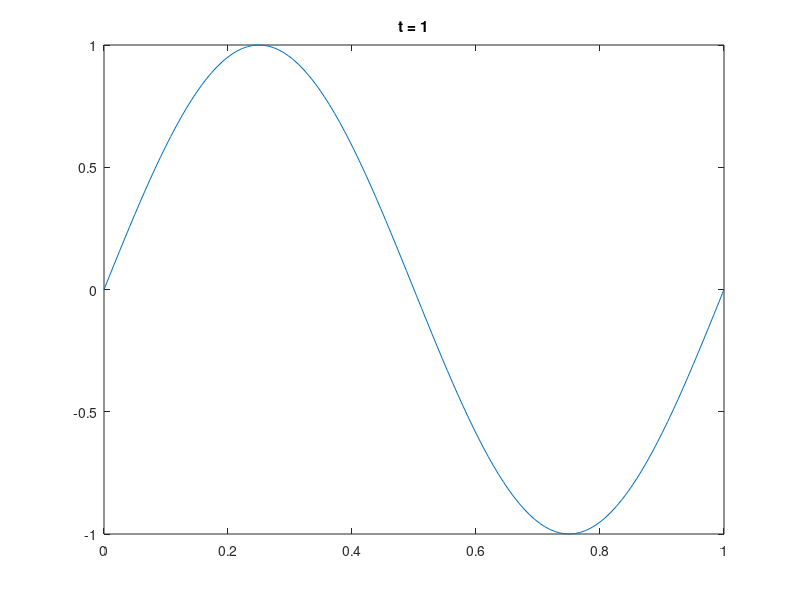

Write the MATLAB code that produced this figure.
%% Main parameters
C = 1;
L = 1;
T = 1;

Nx = 121;
nu = .01; % nu = C * tau / h

%% Secondary parameters
x = linspace(0, L, Nx + 1);
h = x(2) - x(1);

tau = nu * h / C;
Nt = ceil(T/tau) + 1;

u_0 = sin(x*2*pi/L);
u_tau = u_0;
% figure(1)
% plot(x, u_0)

%% Transition matrices
U_next = eye(Nx);
U_now = (2-2*nu^2)*eye(Nx) + ...
    diag(nu^2 * ones(Nx-1, 1), 1) + ...
    diag(nu^2 * ones(Nx-1, 1),-1);
U_prev = -U_next;

%% Periodic border condition
U_now(1, end) = nu^2;
U_now(end, 1) = nu^2;

%% Integration
U = zeros(Nt, Nx);
U(1, :) = u_0(1 : end-1);
U(2, :) = u_tau(1 : end-1);

for k = 3 : Nt
    U(k, :) = U_next \ (U_now * U(k - 1, :).' + U_prev * U(k - 2, :).');
end
U = [U, U(:, 1)];

%% Visualisation
figure(2)

for k = [1 : floor(Nt/100) : Nt, Nt]
    plot(x, U(k, :));
    axis([0 L -1 1]);
    title(['t = ', num2str((k-1)*tau)]);
    drawnow;
end
